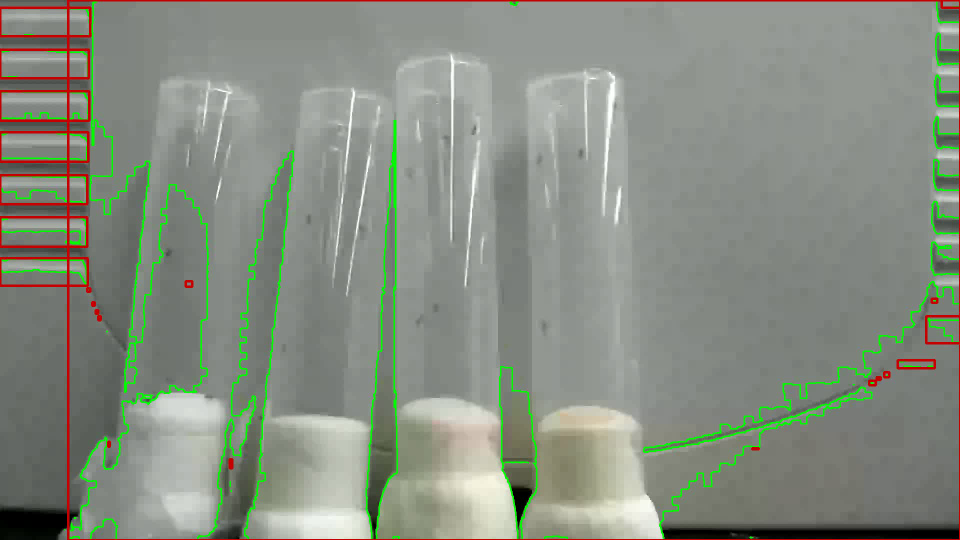
#> input picture frame 0 of src/Recording from 2026-02-11 13-11-28.511852.webm_written.mp4, 1920 x 1080 px, given in place of the camera (shown at 1/2 size)
$ python urop.py
#> lines starting #> are read from the running program, lines starting #| are printed output that depends on the picture; after the words box and inside, x2 and y2 are one past the last pixel; in counts of white or black regions, pixels touching at a corner belong together
import cv2
import numpy as np
import random
import csv
from collections import deque
import math
import matplotlib.pyplot as plt

# [13 lines left out: function get_unique_color, not called in this run]

def get_name(obj_id):
    names = ['Alden', 'Neela', 'Shreya', 'Ekam', 'Jacob', 'Michael', 'Abbie', 'Miao', "Zach", 'Corrina']
    return names[obj_id % len(names)]

def get_center(bbox):
    x, y, w, h = bbox
    return (x + w // 2, y + h // 2)

# [23 lines left out: function apply_watershed_segmentation, not called in this run]

def get_fg_mask(frame):
    gray = cv2.cvtColor(frame, cv2.COLOR_BGR2GRAY)
    _, white_region = cv2.threshold(gray, 115, 255, cv2.THRESH_BINARY)

    contours, _ = cv2.findContours(white_region, cv2.RETR_EXTERNAL, cv2.CHAIN_APPROX_SIMPLE)
    arena_mask = np.zeros_like(gray)
    if contours:
        largest = max(contours, key=cv2.contourArea)
        cv2.drawContours(arena_mask, [largest], -1, 255, thickness=cv2.FILLED)
        kernel = cv2.getStructuringElement(cv2.MORPH_RECT, (53, 53))
        arena_mask = cv2.erode(arena_mask, kernel, iterations=1)

    cv2.imwrite(f"./Output/Backlit/arena_mask_{name}.png", arena_mask)

    rgb = cv2.cvtColor(frame, cv2.COLOR_BGR2RGB)
    fly_mask = cv2.inRange(rgb, LOWER_BROWN, UPPER_BROWN)
    fly_mask = cv2.bitwise_and(fly_mask, arena_mask)

    kernel = cv2.getStructuringElement(cv2.MORPH_ELLIPSE, (3, 3))
    fly_mask = cv2.morphologyEx(fly_mask, cv2.MORPH_OPEN, kernel, iterations=1)
    fly_mask = cv2.morphologyEx(fly_mask, cv2.MORPH_CLOSE, kernel, iterations=2)
    return fly_mask, arena_mask

# [13 lines left out: functions calculate_distance, draw_paths, not called in this run]

def get_good_cnts(contours, frame):
    large_contours = []
    disp_frm = frame.copy()
    for i, cnt in enumerate(contours):
        cnt_ar = cv2.contourArea(cnt)
        perimeter = cv2.arcLength(cnt, True)
        if perimeter == 0:
            continue
        circularity = (4 * 3.14 * cnt_ar) / (perimeter ** 2)

        x, y, w, h = cv2.boundingRect(cnt)
        thing = frame[y:y+h, x:x+w]
        if thing.size == 0:
            continue
        avg_color_per_row = np.average(thing, axis=0)
        avg_color = np.average(avg_color_per_row, axis=0)

        if cnt_ar < min_contour_area or cnt_ar > MAX_CONTOUR_AREA:
            continue
        if circularity > 0.70 or circularity < 0.30:
            continue

        disp_frm = cv2.rectangle(disp_frm, (x, y), (x+w, y+h), (0, 0, 200), 3)
        disp_frm = cv2.putText(disp_frm, f'{avg_color}', (x+10, y-10),
                               cv2.FONT_HERSHEY_SIMPLEX, 1, (0, 0, 0), 2)
        large_contours.append(cnt)

    return large_contours, disp_frm

LOWER_BROWN = np.array([0, 0, 0])
UPPER_BROWN = np.array([120, 120, 120])
MAX_LOST_FRAMES = 10
MIN_LIFETIME = 5
MAX_PATH_LENGTH = 50
DISTANCE_THRESHOLD = 200
RECOVERY_THRESHOLD = DISTANCE_THRESHOLD * 2
min_contour_area = 20
MAX_CONTOUR_AREA = 80
Y_CROP = 56
Y_CROP_END = 761
X_CROP_END = 1337
X_CROP = 798

CURRENT_TOTAL_FLIES = 0

cap = cv2.VideoCapture(0)
name = 'live'
csv_name = f"./Output/Backlit/UROPVids/Tracked_{name}_pwsBacklit.csv"

frame_width = int(cap.get(cv2.CAP_PROP_FRAME_WIDTH))
frame_height = int(cap.get(cv2.CAP_PROP_FRAME_HEIGHT))# -Y_CROP
fps = 120
output_path = f'./Output/Backlit/UROPVids/{name}_pwsBacklit.mp4'
fourcc = cv2.VideoWriter_fourcc(*'mp4v')
out = cv2.VideoWriter(output_path, fourcc, fps, (frame_width, frame_height))

frame_count = 0
next_object_id = 0
tracked_objects = {}
lost_objects = {}
object_paths = {}
object_lifetimes = {}
object_was_stationary = {}
colors = {}
tracking_data = []

if not cap.isOpened():
    print("Error opening video file")
    exit()

while cap.isOpened():
    ret, frame_full = cap.read()
#> frame_full is the input picture: shape (1080, 1920, 3); mean B, G, R 129.3, 141, 134.7
    if not ret:
        break

    frame_count += 1

    frame_crop = frame_full[Y_CROP:Y_CROP_END, X_CROP:X_CROP_END].copy()
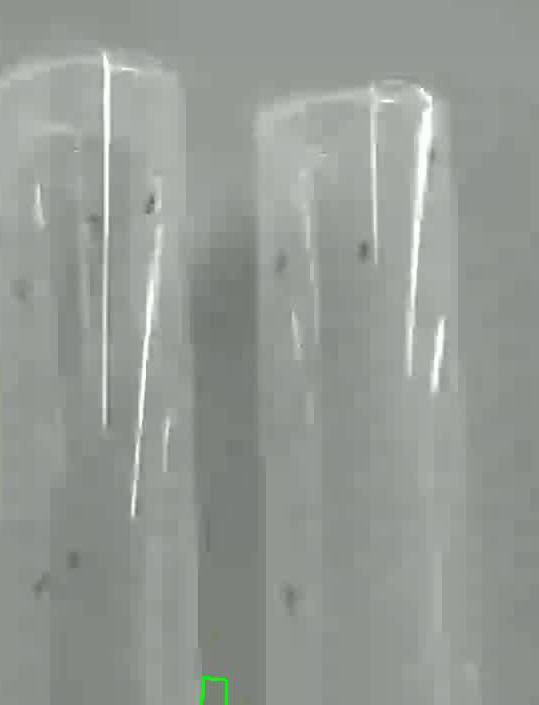
#> frame_crop: shape (705, 539, 3); mean B, G, R 148.8, 154.1, 148.9

    # [6 lines of commented-out code are left out]


    fg_mask, bg_mask = get_fg_mask(frame_crop)
#> in get_fg_mask, `_, white_region = cv2.threshold(gray, 115, 255, cv2.THRESH_BINARY)`:
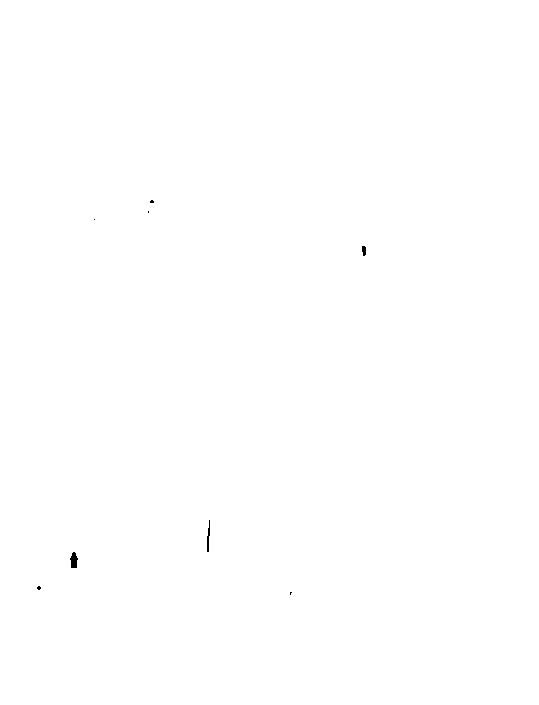
#> white_region: shape (705, 539); 99.9% white; 8 black regions (5 under 20 px), largest, box (x1, y1, x2, y2) and area: (70, 552, 78, 568) 90, (207, 520, 210, 552) 56, (362, 246, 366, 256) 34
#> in get_fg_mask, `contours, _ = cv2.findContours(white_region, cv2.RETR_EXTERNAL, cv2.CH..`: contours = [[[0, 0], [0, 704], [538, 704], [538, 0]]]
#> in get_fg_mask, `largest = max(contours, key=cv2.contourArea)`: largest = [[0, 0], [0, 704], [538, 704], [538, 0]]
#> in get_fg_mask, `cv2.drawContours(arena_mask, [largest], -1, 255, thickness=cv2.FILLED)`: arena_mask: shape (705, 539); every value is 255
#> in get_fg_mask, `fly_mask = cv2.inRange(rgb, LOWER_BROWN, UPPER_BROWN)`: fly_mask: shape (705, 539); 0.17% white; 13 white regions (7 under 20 px), largest, box (x1, y1, x2, y2) and area: (210, 312, 226, 328) 256, (69, 552, 79, 568) 126, (206, 520, 210, 552) 104, (361, 245, 366, 256) 43, (108, 408, 110, 424) 32, (36, 584, 42, 592) 32
#> in get_fg_mask, `fly_mask = cv2.morphologyEx(fly_mask, cv2.MORPH_OPEN, kernel, iteratio..`: fly_mask: shape (705, 539); 0.15% white; 7 white regions (2 under 20 px)
    cv2.imwrite(f"./Output/Backlit/UROPVids/{name}_debug_mask_pwsBacklit.png", fg_mask)

    contours, hierarchy = cv2.findContours(fg_mask, cv2.RETR_EXTERNAL, cv2.CHAIN_APPROX_SIMPLE)
#> contours = 7 contours, 2 with area under 20; largest, box (x1, y1, x2, y2) and area: (210, 312, 226, 328) 223, (69, 552, 79, 568) 102, (206, 520, 210, 552) 68, (362, 245, 366, 256) 28, (36, 584, 42, 592) 22
    large_contours, disp_frm = get_good_cnts(contours, frame_crop)
#> the loop in get_good_cnts, `for i, cnt in enumerate(contours):` made 7 passes
#> (cnt_ar, perimeter, circularity, x, y, w, h, avg_color) on passes 1 to 7: (22, 18.14, 0.84, 36, 584, 6, 8, [113.8, 119.8, 114.8]), (102, 42.14, 0.721, 69, 552, 10, 16, [111.5, 117.5, 112.5]), (68, 64.49, 0.205, 206, 520, 4, 32, [114.2, 118.2, 113.2]), (223, 57.66, 0.843, 210, 312, 16, 16, [113, 119, 114]), (28, 23.66, 0.628, 362, 245, 4, 11, [108.5, 114.5, 109.5]), (6, 9.66, 0.808, 92, 218, 5, 3, [115.5, 119.5, 114.5]), (10, 11.66, 0.924, 150, 199, 4, 5, [109.8, 115.8, 110.8])
#> after the loop in get_good_cnts, `for i, cnt in enumerate(contours):`:
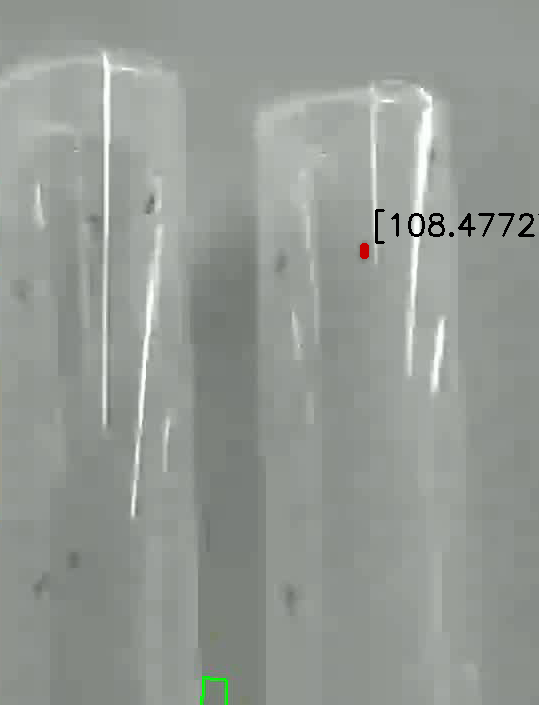
#> disp_frm: shape (705, 539, 3); 0.34% of pixels changed, all inside (x1, y1, x2, y2) = (360, 209, 539, 259)
#> after the loop in get_good_cnts, `for i, cnt in enumerate(contours):`: large_contours = 1 item
#> large_contours = 1 item
    current_bboxes = [cv2.boundingRect(cnt) for cnt in large_contours]
#> current_bboxes = [(362, 245, 4, 11)]

    new_tracked_objects = {}
    used_current = set()

    for obj_id, prev_bbox in tracked_objects.items():
        if len(current_bboxes) == 0:
            break

        min_dist = float('inf')
        best_match_i = -1

        for i, curr_bbox in enumerate(current_bboxes):
            if i in used_current:
                continue
            dist = calculate_distance(prev_bbox, curr_bbox)
            if dist < min_dist:
                min_dist = dist
                best_match_i = i

        if best_match_i != -1 and min_dist < DISTANCE_THRESHOLD:
            new_tracked_objects[obj_id] = current_bboxes[best_match_i]
            used_current.add(best_match_i)
            object_lifetimes[obj_id] += 1
            cx, cy = get_center(current_bboxes[best_match_i])
            object_paths[obj_id].append((cx, cy))
        else:
            if obj_id not in lost_objects:
                lost_objects[obj_id] = {'bbox': prev_bbox, 'frames_lost': 1}
            else:
                lost_objects[obj_id]['frames_lost'] += 1
#> after the loop, lost_objects = 0 items; new_tracked_objects = 0 items; object_lifetimes = 0 items; used_current = 0 items

    lost_to_remove = []
    for i, curr_bbox in enumerate(current_bboxes):
        if i in used_current:
            continue

        best_lost_id = -1
        best_lost_dist = float('inf')

        for obj_id, lost_data in lost_objects.items():
            if lost_data['frames_lost'] > MAX_LOST_FRAMES:
                continue
            if obj_id in new_tracked_objects:
                continue
            dist = calculate_distance(lost_data['bbox'], curr_bbox)
            if dist < best_lost_dist:
                best_lost_dist = dist
                best_lost_id = obj_id

        if best_lost_id != -1 and best_lost_dist < RECOVERY_THRESHOLD:
            new_tracked_objects[best_lost_id] = curr_bbox
            used_current.add(i)
            object_lifetimes[best_lost_id] += 1
            cx, cy = get_center(curr_bbox)
            object_paths[best_lost_id].append((cx, cy))
            lost_to_remove.append(best_lost_id)
            print(f"  [RECOVERY] fly ID {best_lost_id} recovered at distance {best_lost_dist:.1f}px after {lost_objects[best_lost_id]['frames_lost']} lost frames")
        else:
            new_tracked_objects[next_object_id] = curr_bbox
            object_lifetimes[next_object_id] = 1
            cx, cy = get_center(curr_bbox)
            object_paths[next_object_id] = deque([(cx, cy)], maxlen=MAX_PATH_LENGTH)
            next_object_id += 1
#> this loop made 1 pass
#> (cx, cy) on pass 1: (364, 250)
#> after the loop, lost_to_remove = []; new_tracked_objects = {0: (362, 245, 4, 11)}; next_object_id = 1; object_lifetimes = {0: 1}; object_paths = 1 item

    for obj_id in lost_to_remove:
        del lost_objects[obj_id]
#> this loop made 0 passes

    expired = [obj_id for obj_id, data in lost_objects.items() if data['frames_lost'] > MAX_LOST_FRAMES]
#> expired = []
    for obj_id in expired:
        del lost_objects[obj_id]

    tracked_objects = new_tracked_objects
#> tracked_objects = {0: (362, 245, 4, 11)}

    frame_data = {'frame': frame_count}
    for obj_id, bbox in tracked_objects.items():
        if object_lifetimes.get(obj_id, 0) >= MIN_LIFETIME:
            cx, cy = get_center(bbox)
            frame_data[f'ID_{obj_id}'] = f'({cx}!{cy})'
#> this loop made 1 pass
#> (obj_id, bbox) on pass 1: (0, (362, 245, 4, 11))
#> after the loop, frame_data = {'frame': 1}
    tracking_data.append(frame_data)

    CURRENT_TOTAL_FLIES = len(tracked_objects)
#> CURRENT_TOTAL_FLIES = 1

    for obj_id, bbox in tracked_objects.items():
        if object_lifetimes.get(obj_id, 0) >= MIN_LIFETIME:
            x, y, w, h = bbox
            x_full = x + X_CROP
            y_full = y + Y_CROP

            draw_paths(frame_full, object_paths, obj_id, y_offset=Y_CROP, x_offset=X_CROP)
            color = get_unique_color(obj_id)
            cv2.rectangle(frame_full, (x_full, y_full), (x_full + w, y_full + h), color, 3)
            cv2.putText(frame_full, f'{get_name(obj_id)}', (x_full, max(30, y_full - 10)),
                        cv2.FONT_HERSHEY_SIMPLEX, 1, color, 2)

    cv2.putText(frame_full, f'TOTAL FLIES: {CURRENT_TOTAL_FLIES}', (100, 100),
                cv2.FONT_HERSHEY_SIMPLEX, 2, (255, 255, 255), 2)
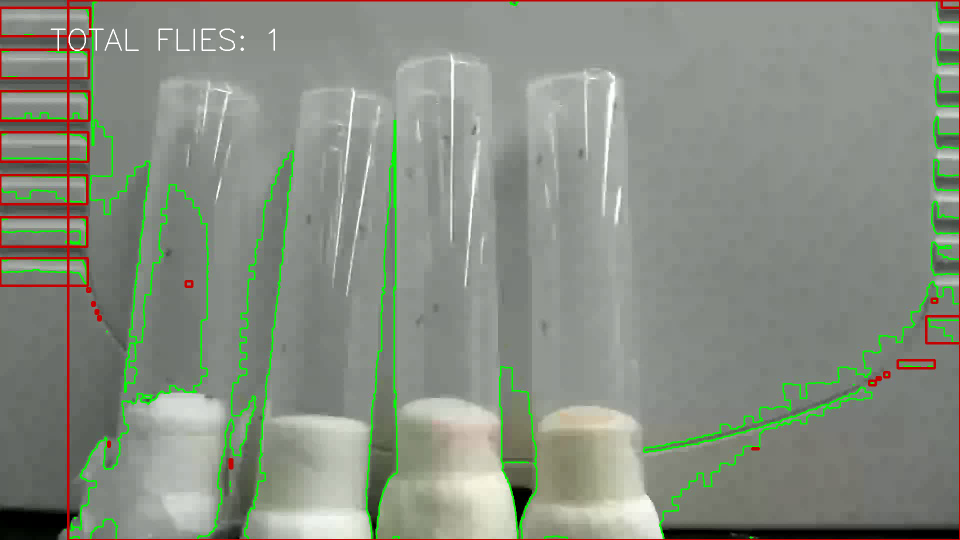
#> frame_full: shape (1080, 1920, 3) (shown at 1/2 size); 0.13% of pixels changed, all inside (x1, y1, x2, y2) = (101, 57, 550, 102)

    if frame_count % 30 == 0:
        valid_flies = sum(1 for obj_id in tracked_objects if object_lifetimes.get(obj_id, 0) >= MIN_LIFETIME)
        print(f"{name} @ {frame_count} frames with {valid_flies} valid flies (total tracked: {len(tracked_objects)}, in lost buffer: {len(lost_objects)})")

    cv2.imshow("LiveFeed", frame_full)
    out.write(frame_full)

    if cv2.waitKey(1) & 0xFF == ord('q'):
#> (key q is pressed here)
        break

if tracking_data:
    all_fly_ids = set()
    for frame_data in tracking_data:
        all_fly_ids.update([k for k in frame_data.keys() if k.startswith('ID_')])
#> this loop made 1 pass
#> frame_data on pass 1: {'frame': 1}
#> after the loop, all_fly_ids = 0 items

    sorted_fly_ids = sorted(all_fly_ids, key=lambda x: int(x.split('_')[1]))
#> sorted_fly_ids = []

    with open(csv_name, 'w', newline='') as csvfile:
        fieldnames = ['frame'] + sorted_fly_ids
#> fieldnames = ['frame']
        writer = csv.DictWriter(csvfile, fieldnames=fieldnames)
        writer.writeheader()
        for frame_data in tracking_data:
            row = {'frame': frame_data['frame']}
            for fly_id in sorted_fly_ids:
                row[fly_id] = frame_data.get(fly_id, '')
            writer.writerow(row)
#> this loop made 1 pass
#> frame_data on pass 1: {'frame': 1}

    print(f"Total unique flies tracked: {len(sorted_fly_ids)}")
#| Total unique flies tracked: 0

cap.release()
out.release()
cv2.destroyAllWindows()
